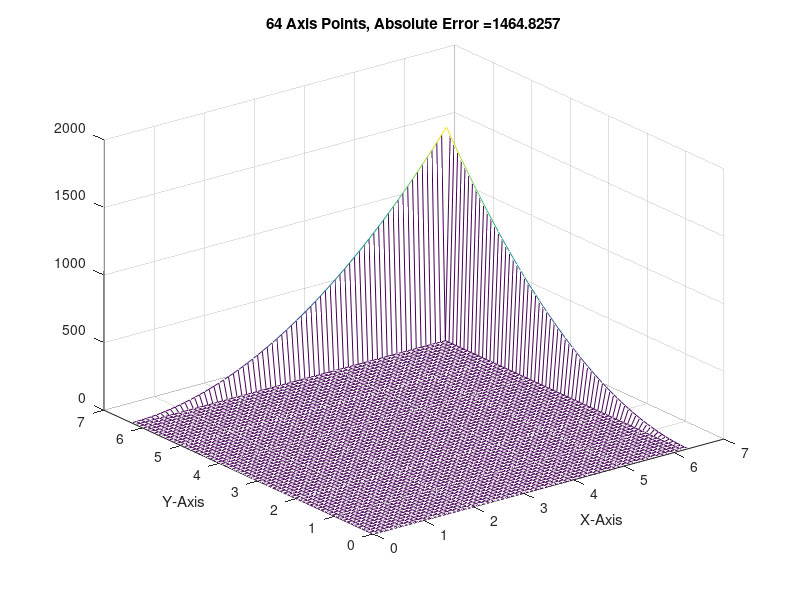
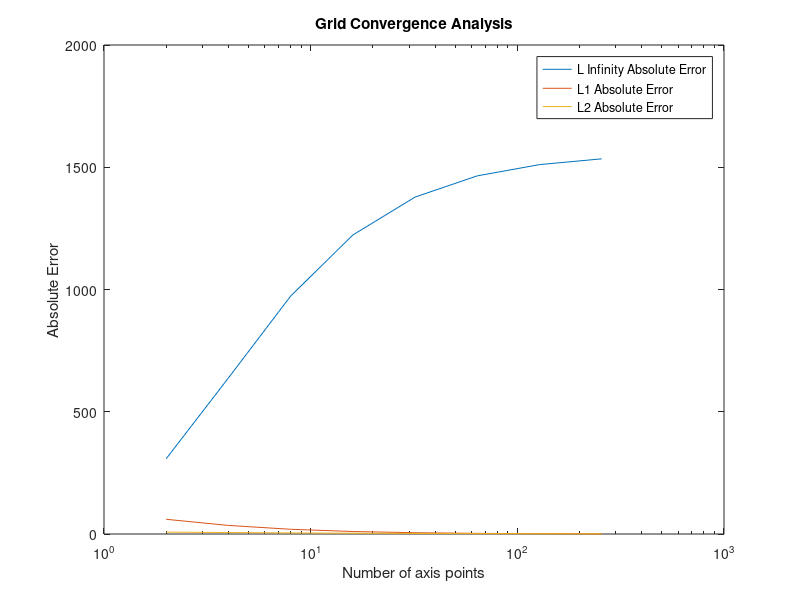
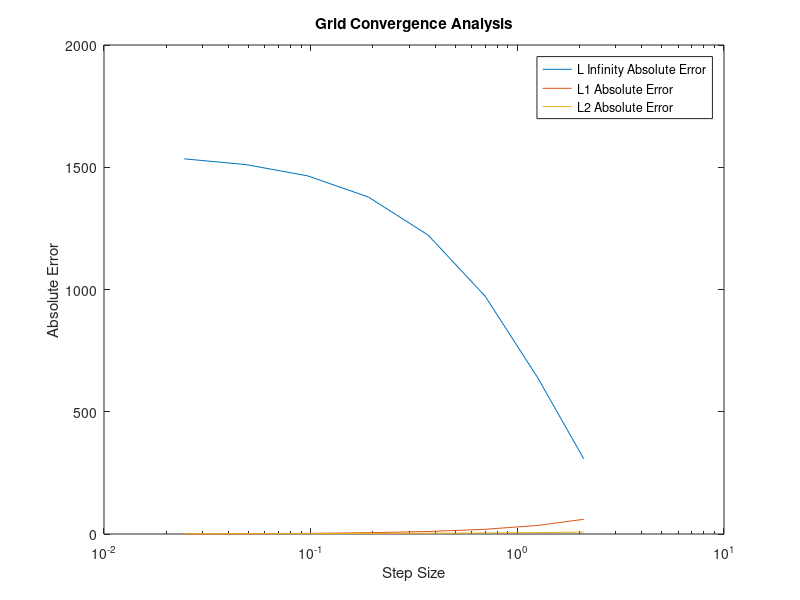
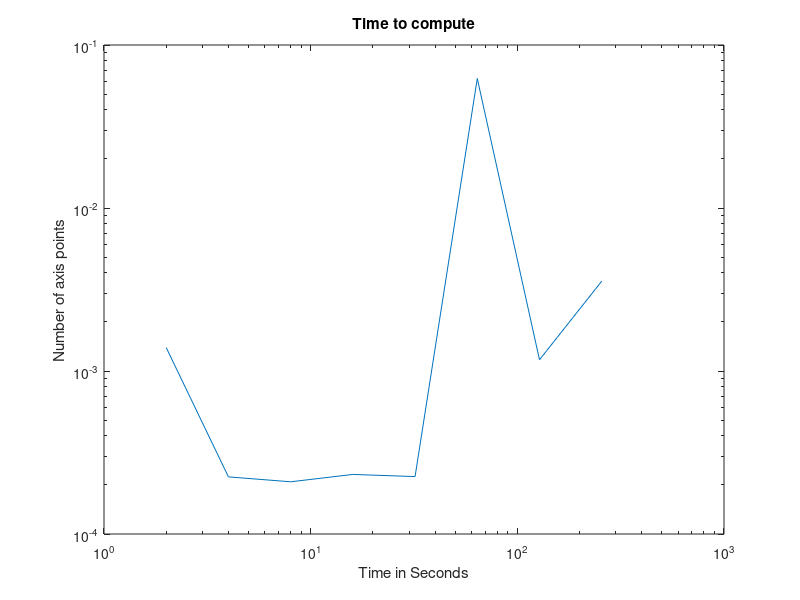

The MATLAB source for these figures, in order:
clear all

ax = 0; ay = 0;
bx = 2*pi; by = 2*pi;
Lambda = 0.5;
cur=0;
ex=0;
e = 1;
w = 1; %Relaxation variable
iter = 1;
in = 1;

n = 2;

iterations = zeros(1,n);
err = zeros(1,n);
targeterror = 10^-4;

elapsed=0;
N = 2
in2=1;
while(N <= 2^8)
    tic
    e=1;
    x = linspace(ax,bx,N+2);
    y = linspace(ay,by,N+2);

    delx = x(2)-x(1); dely = y(2)-y(1);
    delX = 1/(delx^2); delY = 1/(dely^2);
    h = delx;
    delta = 1/(Lambda*h^2 + 4);
    [X,Y] = meshgrid(x,y);
    u = zeros(N+2,N+2);
    uprev = u;
    uexact = u;
    u(1,:) = 0;
    u(N+2,:) = (by^2)*x.^2; 
    u(:,1) = 0;
    u(:,N+2) = (bx^2)*y.^2;
    F = 2*(X.^2 + Y.^2) - Lambda*(X.^2).*(Y.^2);
    uexact = (X.^2).*(Y.^2);
    
    if abs(1/delta) < 4
        error('Matrix is not diagonally dominant');
    end

    e
    [e1, I] = max(abs(uexact - u));
    [e_abs_Linf, J] = max(e1); %L infinity abs error
    e_abs_L1 = (1/(N^3))*sum(sum(abs(uexact-u)));
    e_abs_L2 = sqrt((1/(N^3))*sum(sum(abs(uexact-u))));
    e_abs_array_Linf(in2) = e_abs_Linf;
    e_abs_array_L1(in2) = e_abs_L1;
    e_abs_array_L2(in2) = e_abs_L2;
    Narray(in2)=N;
    harray(in2)=h;
    
    if N == 64
        figure
        mesh(X,Y,u)
        title(strcat(num2str(N),' Axis Points, Absolute Error = ', num2str(e_abs_Linf)))
        xlabel('X-Axis')
        ylabel('Y-Axis')
        text(X(I(J),J),Y(I(J),J),u(I(J),J),'\leftarrow Max Error Here')
        
    end
    N=N*2
    elapsed = toc
    time(in2) = elapsed;
    in2 = in2+1;
end

figure
semilogx(Narray,e_abs_array_Linf,Narray,e_abs_array_L1,Narray,e_abs_array_L2);
title('Grid Convergence Analysis')
legend('L Infinity Absolute Error','L1 Absolute Error','L2 Absolute Error')
xlabel('Number of axis points');
ylabel('Absolute Error');
figure
semilogx(harray,e_abs_array_Linf,harray,e_abs_array_L1,harray,e_abs_array_L2);
title('Grid Convergence Analysis')
legend('L Infinity Absolute Error','L1 Absolute Error','L2 Absolute Error')
xlabel('Step Size');
ylabel('Absolute Error');
figure
loglog(Narray, time)
title('Time to compute')
xlabel('Time in Seconds')
ylabel('Number of axis points')

